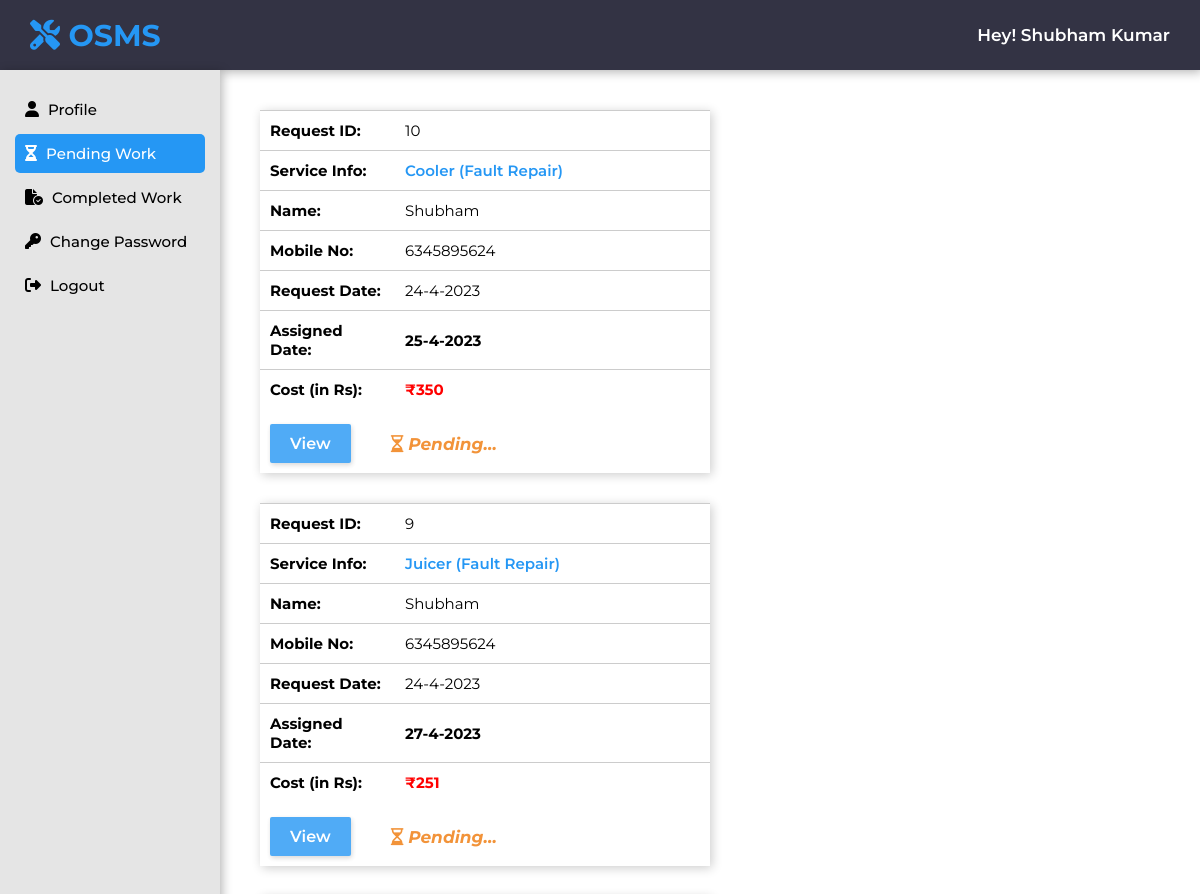
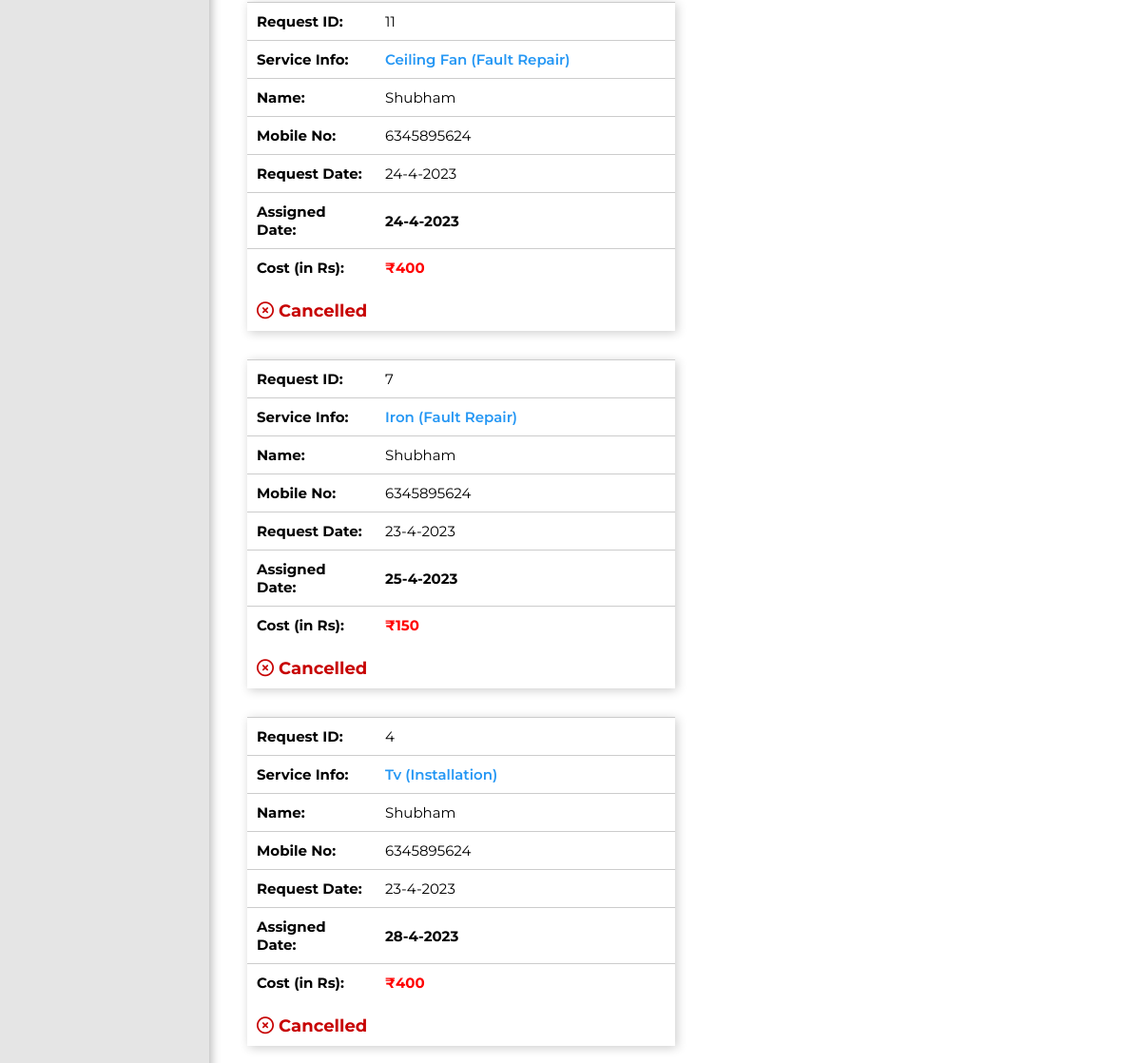
The app's page /technician/pending-work.php (signed in) with its own data (2 pictures, top to bottom).
### tables this page shows
CREATE TABLE `technician_tb` (
  `tech_id` int(11) NOT NULL,
  `tech_name` varchar(60) NOT NULL,
  `tech_city` varchar(60) NOT NULL,
  `tech_mobile` bigint(20) NOT NULL,
  `tech_email` varchar(60) NOT NULL,
  `tech_password` varchar(60) NOT NULL,
  `code` int(11) NOT NULL,
  `t_img` varchar(60) NOT NULL
);

CREATE TABLE `requests_tb` (
  `request_id` int(11) NOT NULL,
  `u_id` int(11) NOT NULL,
  `s_appliance` varchar(60) NOT NULL,
  `s_service` varchar(60) NOT NULL,
  `request_desc` text NOT NULL,
  `requester_name` varchar(60) NOT NULL,
  `requester_add1` text NOT NULL,
  `requester_add2` text NOT NULL,
  `requester_city` varchar(60) NOT NULL,
  `requester_state` varchar(60) NOT NULL,
  `requester_email` varchar(60) NOT NULL,
  `requester_mobile` bigint(20) NOT NULL,
  `requester_alt_mobile` bigint(20) NOT NULL,
  `request_date` date NOT NULL,
  `s_price` int(11) NOT NULL,
  `request_code` varchar(60) NOT NULL,
  `tech_id` int(11) NOT NULL,
  `assign_tech` varchar(60) NOT NULL,
  `tech_mobile` bigint(20) NOT NULL,
  `tech_email` varchar(60) NOT NULL,
  `assign_date` date NOT NULL,
  `work_date` date NOT NULL,
  `r_status` int(11) NOT NULL,
  `admin_status` int(11) NOT NULL
);

### technician/pending-work.php (the view, shortened to what this page needs)
<?php
$page = "pending-work";
include "../connection.php";
include "include/header-sidebar.php";
$tid = $_SESSION['tech_id'];
$sql  = "SELECT request_id, s_appliance, s_service, requester_name, requester_mobile, request_date, s_price, assign_date FROM requests_tb WHERE tech_id = '$tid' AND r_status ='0' ORDER BY assign_date";
$run = mysqli_query($conn, $sql);
$sql1  = "SELECT request_id,s_appliance, s_service, requester_name, requester_mobile, request_date, s_price, assign_date FROM requests_tb WHERE tech_id = '$tid' AND r_status = '2' ORDER BY assign_date";
$run1 = mysqli_query($conn, $sql1);
?>
<head>
</head>
<body>
    <div class="content">
        <?php while ($result1 = mysqli_fetch_array($run1)) { ?>
            <div class="table-data">
                <table>
                    <tr>
                        <th>Request ID:</th>
                        <td><?php echo $result1['request_id']; ?></td>
                    </tr>
                    <tr>
                        <th>Service Info:</th>
                        <td class="sinfo"><?php echo ucwords($result1['s_appliance']) . " (" . ucwords($result1['s_service']) . ")"; ?></td>
                    </tr>
                    <tr>
                        <th>Name:</th>
                        <td><?php echo ucwords($result1['requester_name']); ?> </td>
                    </tr>
                    <tr>
                        <th>Mobile No:</th>
                        <td><?php echo $result1['requester_mobile']; ?> </td>
                    </tr>
                    <tr>
                        <th>Request Date:</th>
                        <td><?php
                            echo date("j-n-Y", strtotime($result1['request_date']));  ?> </td>
                    </tr>
                    <tr>
                        <th>Assigned Date:</th>
                        <td><b><?php echo date("j-n-Y", strtotime($result1['assign_date'])); ?><b> </td>
                    </tr>
                    <tr>
                        <th>Cost (in Rs):</th>
                        <td class="price"><?php echo "&#8377;" . $result1['s_price']; ?> </td>
                    </tr>
                </table>
                <form action="view-pending-work.php" method="post">
                    <div class="btns">
                        <button type="submit" name="viewbtn" class="viewbtn">View</button>
                    </div>
                    <span class="pspan"><i class="fa-regular fa-hourglass-half"></i> Pending...</span>
                </form>
            </div>
        <?php } ?>
        <?php while ($result = mysqli_fetch_array($run)) { ?>
            <div class="table-data">
                <table>
                    <tr>
                        <th>Request ID:</th>
                        <td><?php echo $result['request_id']; ?></td>
                    </tr>
                    <tr>
                        <th>Service Info:</th>
                        <td class="sinfo"><?php echo ucwords($result['s_appliance']) . " (" . ucwords($result['s_service']) . ")"; ?></td>
                    </tr>
                    <tr>
                        <th>Name:</th>
                        <td><?php echo ucwords($result['requester_name']); ?> </td>
                    </tr>
                    <tr>
                        <th>Mobile No:</th>
                        <td><?php echo $result['requester_mobile']; ?> </td>
                    </tr>
                    <tr>
                        <th>Request Date:</th>
                        <td><?php
                            echo date("j-n-Y", strtotime($result['request_date']));  ?> </td>
                    </tr>
                    <tr>
                        <th>Assigned Date:</th>
                        <td><b><?php echo date("j-n-Y", strtotime($result['assign_date'])); ?><b> </td>
                    </tr>
                    <tr>
                        <th>Cost (in Rs):</th>
                        <td class="price"><?php echo "&#8377;" . $result['s_price']; ?> </td>
                    </tr>
                </table>
                <form action="" method="post">
                    <span class="ccspan"><i class="fa-sharp fa-regular fa-circle-xmark"></i> Cancelled</span>
                </form>
            </div>
        <?php } ?>
    </div>
</body>
</html>

### technician/include/header-sidebar.php (shortened to what this page needs)
<?php
$tEmail = $_SESSION['is_techlogin'];
$sql = "SELECT tech_name FROM technician_tb WHERE tech_email = '$tEmail'";
$run = mysqli_query($conn, $sql);
$result = mysqli_fetch_array($run);
$tname = $result['tech_name'];
?>
<head>
    <link rel="stylesheet" href="https://cdnjs.cloudflare.com/ajax/libs/font-awesome/6.2.0/css/all.min.css">
    <link rel="stylesheet" href="https://cdnjs.cloudflare.com/ajax/libs/lightgallery-js/1.4.0/css/lightgallery.min.css">
    <link rel="stylesheet" href="../css/technician-style.css">
</head>
<section class="head-sidebar">
    <div class="top_navbar">
        <a href="/osms" class="logo"> <i class="fas fa-tools"></i> OSMS </a>
        <span class="pheading">Hey! <?php echo $tname;  ?></span>
    </div>
    <div class="sidebar">
        <ul class="links">
            <li>
                <a href="profile.php" class="<?php if ($page == "tech-profile") echo 'nav-active'; ?>">
                    <span class="icon"><i class="fa-solid fa-user"></i></span>
                    <span class="item">Profile</span>
                </a>
            </li>
            <li>
                <a href="pending-work.php" class="<?php if ($page == "pending-work") echo 'nav-active'; ?>">
                    <span class="icon"><i class="fa-solid fa-hourglass-half"></i></span>
                    <span class="item">Pending Work</span>
                </a>
            </li>
            <li>
                <a href="completed-work.php" class="<?php if ($page == "completed-work") echo 'nav-active'; ?>">
                    <span class="icon"><i class="fa-solid fa-file-circle-check"></i></span>
                    <span class="item">Completed Work</span>
                </a>
            </li>
            <li>
                <a href="change-password.php" class="<?php if ($page == "changepassword") echo 'nav-active'; ?>">
                    <span class="icon"><i class="fa-solid fa-key"></i></span>
                    <span class="item">Change Password</span>
                </a>
            </li>
            <li>
                <a href="logout.php" class="<?php if ($page == "logout") echo 'nav-active'; ?>">
                    <span class="icon"><i class="fa-solid fa-right-from-bracket"></i></span>
                    <span class="item">Logout</span>
                </a>
            </li>
        </ul>
    </div>
</section>

### css/technician-style.css (style rules this page uses)
* { font-family: "Montserrat", sans-serif; margin: 0; padding: 0; box-sizing: border-box; outline: none; border: none; text-decoration: none; list-style: none; }
body { background: var(--white); }
.head-sidebar { position: fixed; top: 0; left: 0; z-index: 1; }
.head-sidebar .top_navbar { position: fixed; width: 100%; height: 7rem; background: var(--black); display: flex; justify-content: space-between; align-items: center; padding: 0 3rem; box-shadow: 0.2rem 0.2rem 1rem rgb(0, 0, 0, 0.3); }
.top_navbar .logo { font-size: 3rem; text-transform: capitalize; color: var(--blue); font-weight: bolder; margin-right: 3rem; }
.sidebar { position: fixed; background: #e5e5e5; margin-top: 7rem; left: 0; width: 22rem; height: 100%; padding: 1.5rem; box-shadow: 0.2rem 0.2rem 1rem rgb(0, 0, 0, 0.3); }
.sidebar ul li a { display: block; padding: 1rem; color: black; font-size: 1.5rem; font-weight: 500; position: relative; text-decoration: none; margin: 0.5rem 0; border-radius: 0.5rem; }
.sidebar ul li a .icon { color: black; font-size: 1.6rem; display: inline-block; padding: 0 0.5rem 0 0; }
.sidebar ul li a.nav-active { background: var(--blue); color: var(--white); }
.sidebar ul li a.nav-active .icon { background: var(--blue); color: var(--white); }
.content { margin-top: 7rem; margin-left: 22rem; padding: 4rem; }

### technician/include/header-sidebar.php (style rules this page uses)
.pheading { color: white; font-size: 1.7rem; font-weight: 600; text-transform: capitalize; }

### technician/pending-work.php (style rules this page uses)
table { border-collapse: collapse; width: 100%; }
.table-data { box-shadow: .2rem .2rem 1rem rgb(0, 0, 0, 0.2); width: 50%; margin-bottom: 3rem; }
th { text-align: left; border-top: .15rem solid rgb(0, 0, 0, 0.2); padding: 1rem; font-size: 1.5rem; width: 30%; }
td { border-top: .15rem solid rgb(0, 0, 0, 0.2); padding: 1rem; width: 70%; font-size: 1.5rem; }
.sinfo { color: var(--blue); font-weight: 550; }
.btns { display: flex; align-items: center; }
.price { color: red; font-weight: bold; }
form { padding: 1.5rem 5rem 1rem 1rem; display: flex; align-items: center; column-gap: 4rem; }
.viewbtn { border: none; color: #fff; padding: 1rem 2rem; background: #2597f4; font-size: 1.6rem; cursor: pointer; opacity: 0.8; font-weight: 550; border-radius: .2rem; box-shadow: .1rem .2rem .5rem rgb(0, 0, 0, 0.2); }
.pspan { color: #f29339; font-size: 1.7rem; font-style: oblique; font-weight: bolder; }
.ccspan { color: #c70000; font-size: 1.8rem; font-weight: bolder; }

### records on screen
technician_tb: tech_name "Shubham Kumar"
requests_tb: request_id "10", s_appliance "Cooler", s_service "Fault Repair", requester_name "Shubham", requester_mobile "6345895624", request_date "24-4-2023", assign_date "25-4-2023", s_price "350"
requests_tb: request_id "9", s_appliance "Juicer", s_service "Fault Repair", requester_name "Shubham", requester_mobile "6345895624", request_date "24-4-2023", assign_date "27-4-2023", s_price "251"
requests_tb: request_id "11", s_appliance "Ceiling Fan", s_service "Fault Repair", requester_name "Shubham", requester_mobile "6345895624", request_date "24-4-2023", assign_date "24-4-2023", s_price "400"
requests_tb: request_id "7", s_appliance "Iron", s_service "Fault Repair", requester_name "Shubham", requester_mobile "6345895624", request_date "23-4-2023", assign_date "25-4-2023", s_price "150"
requests_tb: request_id "4", s_appliance "Tv", s_service "Installation", requester_name "Shubham", requester_mobile "6345895624", request_date "23-4-2023", assign_date "28-4-2023", s_price "400"
